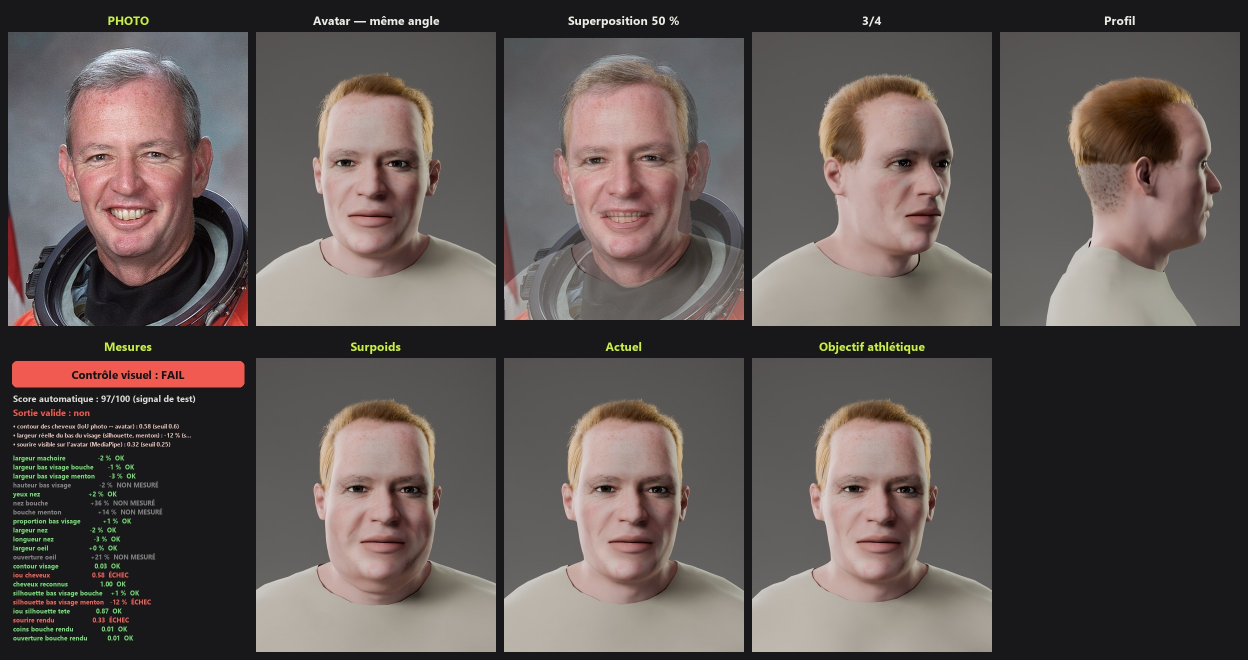
#> input picture hero3d/usine-photo/2026-10-25-v2/Brian_Duffy/ressemblance.jpg, 2496 x 1320 px (shown at 1/2 size)
$ python -i render_qa.py   (imports and definitions only)
#> lines starting #> are read from the running program, lines starting #| are printed output that depends on the picture
"""
FITAIA — RenderQAService : rendus Blender (Cycles) pilotés par Python, préparation pour la mesure, planches QA.

  render(blender, job_items, samples, scale)      → lance blender/render_portraits.py sur une liste d'items
  flatten(png, bg)                                → PNG transparent posé sur un fond uni (MediaPipe exige une image opaque)
  sheet_likeness(...)                             → planche photo | rendu même angle | superposition | face | 3/4 | profil
                                                    + rapport d'erreurs (avant / après)
  grid(...)                                       → grille d'images légendée (variations du corps, gros plans…)
Toutes les planches sont des RENDUS de l'usine : jamais de retouche d'image sur l'avatar.
"""
import json
import os
import subprocess
import sys

import numpy as np
from PIL import Image, ImageDraw, ImageFont

HERE = os.path.dirname(os.path.dirname(os.path.abspath(__file__)))


# [31 lines left out: functions font, render, flatten, not called in this run]


def landmarks(pyenv, model, seg, images):
    args = [pyenv, os.path.join(HERE, 'landmarks.py'), model] + ([seg] if seg else []) + list(images)
    subprocess.run(args, check=True, capture_output=True)


# [17 lines left out: function _crop_face, not called in this run]


def _crop_png(png, size=(360, 440), bg=(150, 148, 145), zoom=1.0, cy=0.5):
#> called with size = (360, 440), bg = (150, 148, 145), zoom = 1, cy = 0.5
    im = Image.open(png).convert('RGBA')
    b = Image.new('RGBA', im.size, bg + (255,))
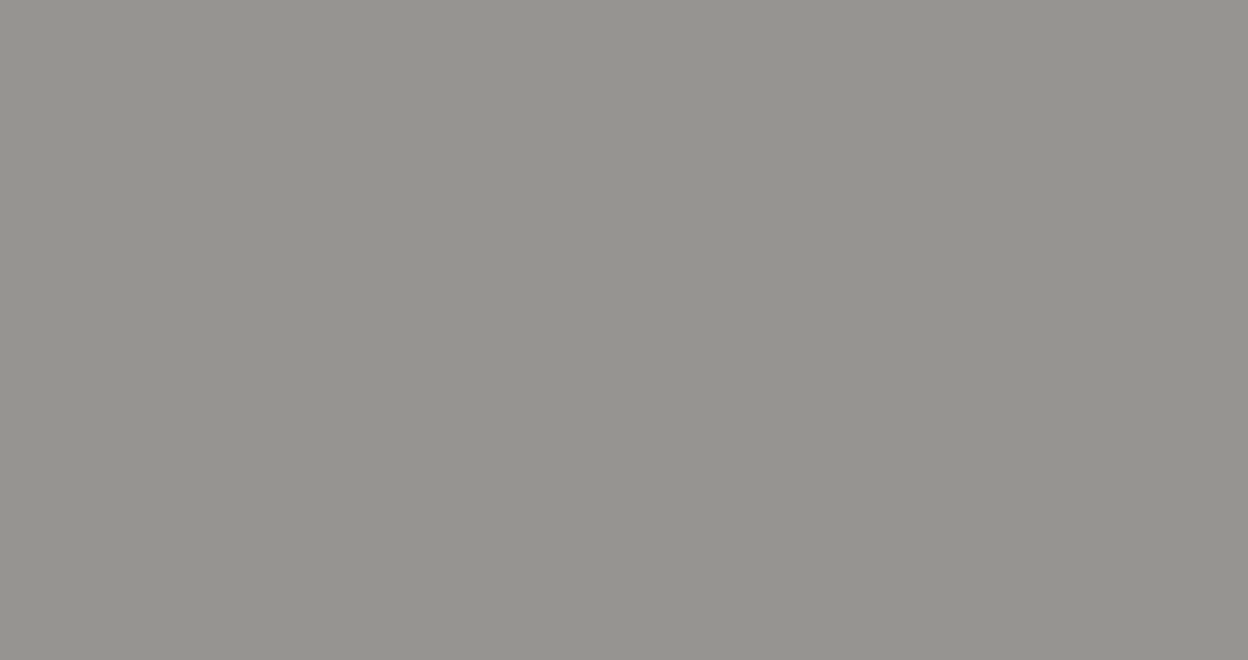
#> b: PIL image 2496x1320 RGBA (shown at 1/2 size); mean R, G, B, A 150, 148, 145, 255
    b.alpha_composite(im)
    b = b.convert('RGB')
#> b is the input picture: PIL image 2496x1320 RGB; mean R, G, B 94.9, 86, 83
    W, H = b.size
#> W = 2496; H = 1320
    ar = size[0] / size[1]
    h = H / zoom
#> h = 1320
    w = h * ar
#> w = 1080
    if w > W:
        w = W
        h = w / ar
    x0 = (W - w) / 2
#> x0 = 708
    y0 = np.clip(H * cy - h / 2, 0, H - h)
#> y0 = 0
    return b.crop((int(x0), int(y0), int(x0 + w), int(y0 + h))).resize(size, Image.LANCZOS)
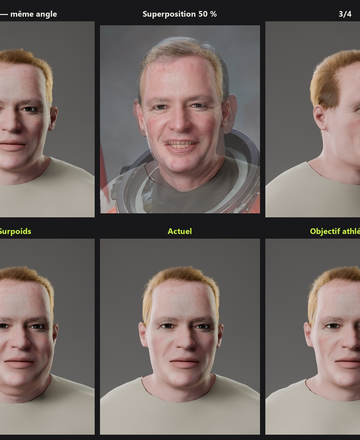
#> returned value: PIL image 360x440 RGB; mean R, G, B 113.9, 103.5, 99


# [114 lines left out: functions overlay, _report_panel, sheet_likeness, grid, not called in this run]


# [2 lines not run here, left out]

>>> result = _crop_png('../../../usine-photo/2026-10-25-v2/Brian_Duffy/ressemblance.jpg')

$ run again, on hero3d/usine-photo/2026-10-25-v2/Brian_Duffy/superposition.png
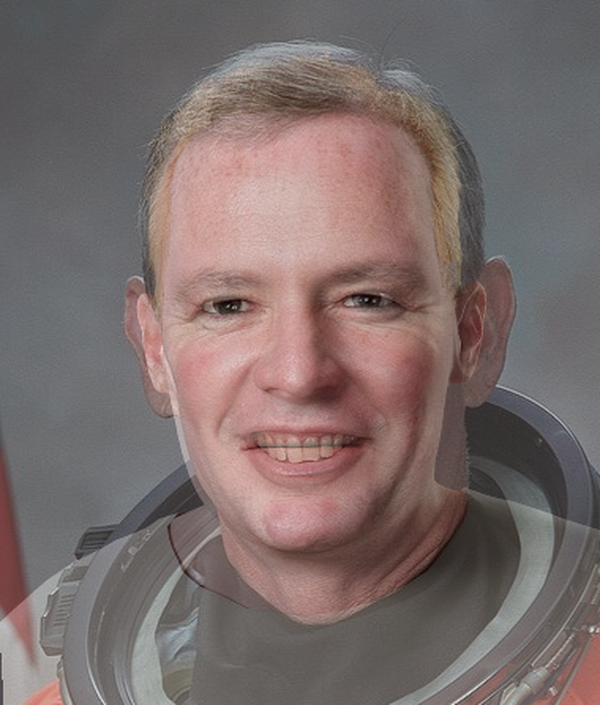
#> input picture hero3d/usine-photo/2026-10-25-v2/Brian_Duffy/superposition.png, 600 x 705 px
#> in _crop_png, b is the input picture: PIL image 600x705 RGB; mean R, G, B 123.6, 109.1, 107.6
#> in _crop_png, `return b.crop((int(x0), int(y0), int(x0 + w), int(y0 + h))).resize(siz..`:
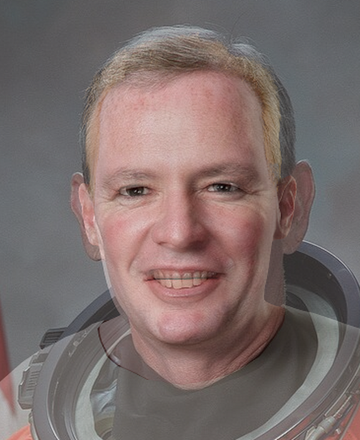
#> returned value: PIL image 360x440 RGB; mean R, G, B 124.1, 109.5, 107.8
